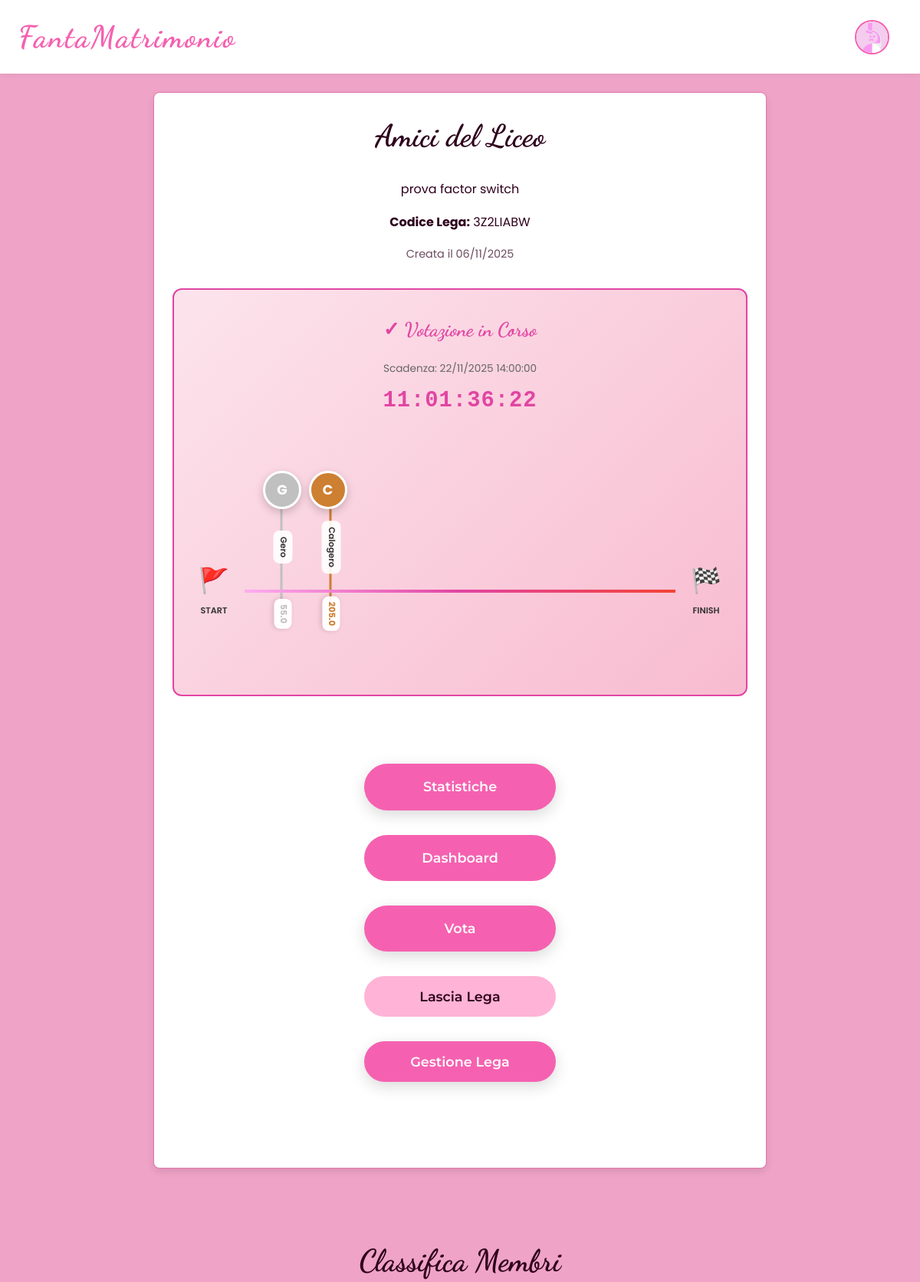
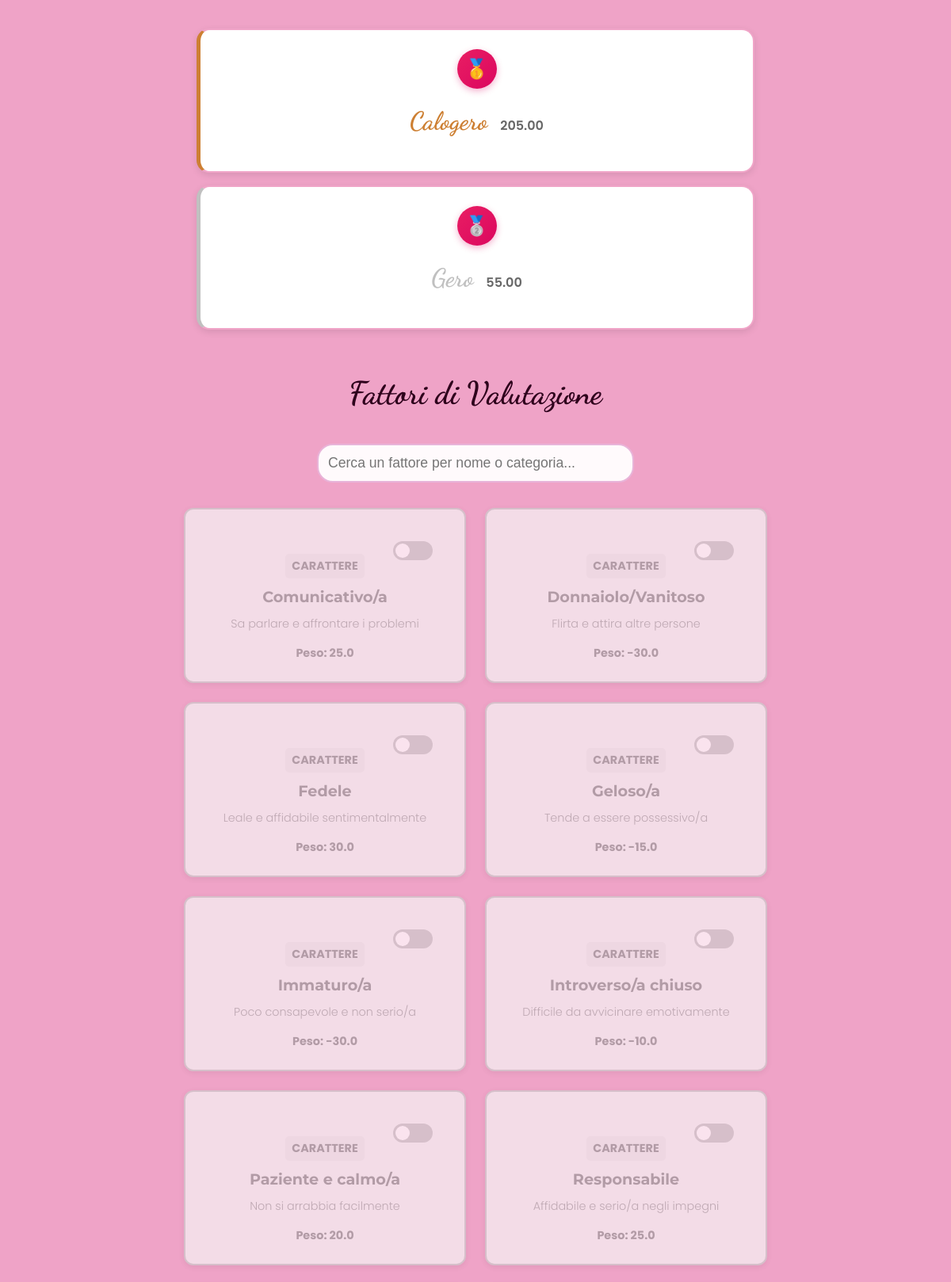
Screenshot of /league/1 (signed in, upper part) with the database file from the repository (2 pictures, top to bottom).
### app.py (models this page shows, shortened)
class League(db.Model):
    id = db.Column(db.Integer, primary_key=True)
    name = db.Column(db.String(200), nullable=False)
    description = db.Column(db.Text)
    code = db.Column(db.String(8), unique=True, nullable=False)
    owner_id = db.Column(db.Integer, db.ForeignKey('user.id'), nullable=False)
    created_at = db.Column(db.DateTime, default=datetime.utcnow)
    is_active = db.Column(db.Boolean, default=True)
    members = db.relationship('LeagueMember', backref='league', lazy=True, cascade='all, delete-orphan')
    factors = db.relationship('Factor', backref='league', lazy=True, cascade='all, delete-orphan')
    password_hash = db.Column(db.String(128), nullable=True)

class Voting(db.Model):
    id = db.Column(db.Integer, primary_key=True)
    league_id = db.Column(db.Integer, db.ForeignKey('league.id'), nullable=False)
    start_time = db.Column(db.DateTime, nullable=False)
    end_time = db.Column(db.DateTime, nullable=False)
    created_at = db.Column(db.DateTime, default=datetime.utcnow)
    league = db.relationship('League', backref='votings')

class LeagueMember(db.Model):
    id = db.Column(db.Integer, primary_key=True)
    league_id = db.Column(db.Integer, db.ForeignKey('league.id'), nullable=False)
    user_id = db.Column(db.Integer, db.ForeignKey('user.id'), nullable=False)
    age = db.Column(db.Integer)
    avatar = db.Column(db.String(255), default="default.png")
    is_competing = db.Column(db.Boolean, default=True)
    joined_at = db.Column(db.DateTime, default=datetime.utcnow)
    total_score = db.Column(db.Float, default=0.0)
    is_banned = db.Column(db.Boolean, default=False)
    user = db.relationship('User', back_populates='memberships')
    votes_received = db.relationship('FactorVote', backref='member', lazy=True)
    @property
    def name(self):
        return self.user.username if self.user else "Unknown"
    @property
    def base_score(self):
        return self.user.marriage_score if self.user else 0
    @property
    def calculated_total_score(self):
        base = self.base_score
        if not self.votes_received:
            return base
        votes_sum = sum([v.score for v in self.votes_received])
        total = base + votes_sum
        return max(0, int(total))
    @property
    def user_color(self):
        colors = [
            '#FFD700',  # Oro
            '#C0C0C0',  # Argento
            '#CD7F32',  # Bronzo
            '#FF6B9D',  # Rosa
            '#A569BD',  # Viola
            '#5DADE2',  # Azzurro
            '#52BE80',  # Verde
            '#F8B88B',  # Arancione
        ]
        return colors[self.user_id % len(colors)]

class User(db.Model):
    id = db.Column(db.Integer, primary_key=True)
    username = db.Column(db.String(120), unique=True, nullable=False)
    email = db.Column(db.String(120), unique=True)
    password_hash = db.Column(db.String(255))
    avatar = db.Column(db.String(255), default="default.png")
    provider = db.Column(db.String(16), default="local")
    created_at = db.Column(db.DateTime, default=datetime.utcnow)
    is_verified = db.Column(db.Boolean, default=False)
    email_token = db.Column(db.String(128))
    owned_leagues = db.relationship('League', backref='owner', lazy=True, foreign_keys='League.owner_id')
    memberships = db.relationship('LeagueMember', back_populates='user', lazy=True)
    votes = db.relationship('FactorVote', backref='voter', lazy=True)
    reset_token = db.Column(db.String(100), unique=True)
    reset_token_expiry = db.Column(db.DateTime)
    questionnaire_completed = db.Column(db.Boolean, default=False)
    marriage_score = db.Column(db.Integer, default=0)
    age = db.Column(db.Integer)
    gender = db.Column(db.String(20), default="Altro")  # AGGIUNGI QUESTA RIGA
    employment_status = db.Column(db.String(100))
    longest_relationship = db.Column(db.Integer)  # In mesi
    num_relationships = db.Column(db.Integer)
    current_status = db.Column(db.String(50))
    has_cheated = db.Column(db.Boolean)
    would_cheat = db.Column(db.String(50))
    marriage_idea = db.Column(db.Text)
    wants_children = db.Column(db.Integer)
    living_together = db.Column(db.String(50))
    commitment_level = db.Column(db.Integer)

class StandardFactor(db.Model):
    id = db.Column(db.Integer, primary_key=True)
    name = db.Column(db.String(100), nullable=False)
    description = db.Column(db.Text, nullable=True)
    category = db.Column(db.String(50), nullable=False)
    default_weight = db.Column(db.Float, nullable=False, default=0)

### app.py (the view)
@app.route("/league/<int:league_id>", methods=['GET'])
def league_detail(league_id):
    if 'user_id' not in session:
        flash("Effettua prima il login", "warning")
        return redirect(url_for("login"))
    league = db.session.get(League, league_id)
    if not league:
        flash("Lega non trovata", "danger")
        return redirect(url_for("dashboard"))
    is_blacklisted = BlacklistedMember.query.filter_by(
        league_id=league_id,
        user_id=session['user_id']
    ).first()
    if is_blacklisted:
        flash(f"Sei stato espulso dalla lega '{league.name}' dall'amministratore", "danger")
        return redirect(url_for("dashboard"))
    is_member = LeagueMember.query.filter_by(
        league_id=league_id,
        user_id=session['user_id']
    ).first()
    is_owner = (league.owner_id == session['user_id'])
    if not is_member and not is_owner:
        flash("Non sei membro di questa lega", "warning")
        return redirect(url_for("dashboard"))
    members = LeagueMember.query.filter_by(league_id=league_id).all()
    members_sorted = sorted(
        members,
        key=lambda m: m.calculated_total_score,
        reverse=True
    )
    custom_factors = Factor.query.filter_by(league_id=league_id).all()
    active_links = LeagueFactor.query.filter_by(league_id=league_id, is_active=True).all()
    active_standard_factor_ids = {link.standard_factor_id for link in active_links}
    all_standard_factors_for_owner = []
    active_standard_factors_for_member = []
    if is_owner:
        all_standard_factors_for_owner = StandardFactor.query.order_by(StandardFactor.category, StandardFactor.name).all()
    else:
        if active_standard_factor_ids:
            active_standard_factors_for_member = StandardFactor.query.filter(StandardFactor.id.in_(active_standard_factor_ids)).all()
    voting = Voting.query.filter_by(league_id=league_id).order_by(Voting.created_at.desc()).first()
    return render_template(
        "league_detail.html",
        league=league,
        members=members_sorted,
        custom_factors=custom_factors,
        is_member=is_member is not None,
        is_owner=is_owner,
        all_standard_factors=all_standard_factors_for_owner,
        active_standard_factor_ids=active_standard_factor_ids,
        active_standard_factors=active_standard_factors_for_member,
        voting=voting,  # ===== AGGIUNGI QUESTO =====
    )

### templates/league_detail.html (shortened to what this page needs)
{% extends "base.html" %}
{% block content %}
<section class="league-info card">
  <h2>{{ league.name }}</h2>
  <p>{{ league.description or 'Nessuna descrizione' }}</p>
  <p><strong>Codice Lega:</strong> <span class="code">{{ league.code }}</span></p>
  <p class="created-date">Creata il {{ league.created_at.strftime('%d/%m/%Y') }}</p>
{% if voting and voting.end_time > now %}
<div style="margin: 2rem auto; max-width: 900px; padding: 2rem; background: linear-gradient(135deg, #fce4ec 0%, #f8bbd0 100%); border: 2px solid #E145A3; border-radius: 12px;">
  <h3 style="color: #E145A3; font-family: 'Dancing Script', cursive; font-size: 1.6rem; margin: 0 0 1rem 0; text-align: center;">✓ Votazione in Corso</h3>
  <div style="text-align: center; margin-bottom: 0.5rem;">
    <small style="color: #666; font-size: 0.85rem;">Scadenza: {{ voting.end_time.strftime('%d/%m/%Y %H:%M:%S') }}</small>
  </div>
  <div style="text-align: center; margin-bottom: 1.5rem;">
    <div id="countdownDisplay" style="font-size: 1.8rem; font-weight: 700; color: #E145A3; font-family: 'Courier New', monospace; letter-spacing: 1px;">00:00:00:00</div>
  </div>
  <div style="position: relative; margin: 2rem 0; padding: 1rem 1rem 0.5rem 1rem;">
    <div style="position: absolute; top: 85%; left: 60px; right: 60px; height: 4px; background: linear-gradient(to right, #fdadf0, #E145A3, #f44336); z-index: 1;"></div>
    <div style="position: absolute; left: 0; top: 85%; transform: translateY(-50%); text-align: center; z-index: 5;">
      <div style="font-size: 2rem; margin-bottom: 0.3rem;">🚩</div>
      <p style="font-size: 0.7rem; color: #333; font-weight: 600; margin: 0;">START</p>
    </div>
    <div style="position: absolute; right: 0; top: 85%; transform: translateY(-50%); text-align: center; z-index: 5;">
      <div style="font-size: 2rem; margin-bottom: 0.3rem;">🏁</div>
      <p style="font-size: 0.7rem; color: #333; font-weight: 600; margin: 0;">FINISH</p>
    </div>
    <div style="position: relative; height: 200px; margin: 0 60px;">
      {% if members %}
        {% for member in members %}
          <div class="avatar-member avatar-{{ member.id }}"
               data-member-id="{{ member.id }}"
               data-member-score="{{ member.calculated_total_score }}"
               style="position: absolute; left: 0; z-index: 3; transform: translateX(-50%); transition: top 0.5s ease, left 0.5s ease; text-align: center;">
            <div style="width: 50px; height: 50px; margin: 0 auto; display: flex; align-items: center; justify-content: center; background: {{ member.user_color }}; border-radius: 50%; color: white; font-weight: bold; font-size: 1.1rem; box-shadow: 0 4px 12px rgba(0,0,0,0.2); border: 3px solid white;">
              {{ member.name[0].upper() }}
            </div>
          </div>
        {% endfor %}
      {% endif %}
    </div>
    <div style="position: absolute; top: 75%; left: 60px; right: 60px; height: 0; z-index: 2;">
      {% if members %}
        {% for member in members %}
          <div class="name-display name-{{ member.id }}" style="position: absolute; left: 0; top: -45px; transform: translateX(-50%) rotate(90deg); transition: left 0.5s ease; white-space: nowrap;">
            <p style="font-size: 0.7rem; font-weight: 600; margin: 0; color: #333; background: rgba(255,255,255,0.9); padding: 3px 8px; border-radius: 8px;">{{ member.name }}</p>
          </div>
        {% endfor %}
      {% endif %}
    </div>
    <div style="position: absolute; top: -60px; left: 60px; right: 60px; height: 300px; z-index: 0; pointer-events: none;">
      {% if members %}
        {% for member in members %}
          <svg class="line-svg line-{{ member.id }}" data-member-id="{{ member.id }}" style="position: absolute; left: 0; top: 100; width: 100%; height: 100%; overflow: visible; transition: left 0.5s ease, height 0.5s ease, top 0.5s ease;">
            <line class="connector-line" x1="0" y1="0" x2="0" y2="100" style="stroke: {{ member.user_color }}; stroke-width: 3; stroke-linecap: round;"/>
          </svg>
        {% endfor %}
      {% endif %}
    </div>
    <div style="position: absolute; top: 85%; left: 60px; right: 60px; height: 0; z-index: 2;">
      {% if members %}
        {% for member in members %}
          <div class="score-display score-{{ member.id }}" style="position: absolute; left: 0; top: 15px; transform: translateX(-50%) rotate(90deg); transform-origin: center center; transition: top 0.5s ease, left 0.5s ease; white-space: nowrap;">
            <p style="font-size: 0.7rem; font-weight: bold; margin: 0; color: {{ member.user_color }}; background: rgba(255,255,255,0.95); padding: 2px 7px; border-radius: 8px; box-shadow: 0 2px 6px rgba(0,0,0,0.15);">{{ "%.1f"|format(member.calculated_total_score) }}</p>
          </div>
        {% endfor %}
      {% endif %}
    </div>
  </div>
  <div style="margin-top: 2rem; padding-top: 2.5rem; text-align: center;"></div>
</div>
{% else %}
  <div style="margin: 2rem auto; max-width: 600px; padding: 1.5rem; background: rgba(244, 67, 54, 0.1); border: 2px solid #f44336; border-radius: 12px; text-align: center; color: #f44336; font-weight: 600;">
    ✗ Votazione non in corso
  </div>
{% endif %}
  <div class="actions" style="max-width: 300px; margin: 5rem auto; display: flex; flex-direction: column; gap: 1rem;">
    <a href="{{ url_for('league_stats', league_id=league.id) }}" class="btn btn-primary">Statistiche</a>
    <a href="{{ url_for('dashboard') }}" class="btn btn-secondary">Dashboard</a>
    {% if is_member %}
      <a href="{{ url_for('vote', league_id=league.id) }}" class="btn btn-primary">Vota</a>
      <button onclick="toggleForm('leaveLeagueForm')" class="btn btn-secondary">Lascia Lega</button>
    {% endif %}
    {% if is_owner %}
      <button onclick="toggleForm('manageLegaForm')" class="btn btn-primary">Gestione Lega</button>
    {% endif %}
  </div>
</section>
<main>
  <h2 style="font-family: 'Dancing Script', cursive; text-align: center; margin: 2rem 0;">Classifica Membri</h2>
  {% if members %}
    <div class="ranking-cards-container">
      {% for member in members %}
      <div class="ranking-card" data-member-id="{{ member.id }}" data-member-name="{{ member.name }}" data-color="{{ member.user_color }}">
        <div class="ranking-position">
          {% if loop.index == 1 %}🥇
          {% elif loop.index == 2 %}🥈
          {% elif loop.index == 3 %}🥉
          {% else %}{{ loop.index }}
          {% endif %}
        </div>
        <div class="ranking-info">
          <h1 class="member-name">{{ member.name }}</h1>
          <p class="ranking-score">{{ "%.2f"|format(member.calculated_total_score) }}</p>
        </div>
      </div>
      {% endfor %}
    </div>
  {% else %}
    <p class="no-data">Nessun membro ancora</p>
  {% endif %}
<h2 style="font-family: 'Dancing Script', cursive; text-align: center; margin: 3rem 0 2rem;">Fattori di Valutazione</h2>
{% if is_owner %}
    <div class="container" style="max-width: 1200px; margin: 2rem auto;">
        <div class="search-container" style="text-align: center; margin-bottom: 2rem;">
            <input type="text" id="factorSearch" placeholder="Cerca un fattore per nome o categoria..." style="width: 100%; max-width: 400px; padding: 0.75rem; border-radius: 20px; border: 2px solid #E8B4D9;">
        </div>
        <div class="factors-cards-container">
            {% if all_standard_factors %}
                {% for factor in all_standard_factors %}
                <div class="factor-card standard-factor-card" data-name="{{ factor.name.lower() }}" data-category="{{ factor.category.lower() }}">
                    <div style="position: absolute; top: 1rem; right: 1rem;">
                        <label class="switch">
                            <span class="slider round"></span>
                        </label>
                    </div>
                    <div class="factor-content">
                        <span class="factor-category" style="color: #E75480; font-size: 0.9rem; font-weight: bold;">{{ factor.category }}</span>
                        <h3 style="margin: 0.5rem 0; color: #B752B9; font-size: 1.2rem;">{{ factor.name }}</h3>
                        <p style="margin: 0.5rem 0 1rem; font-size: 0.9rem; color: #555;">{{ factor.description }}</p>
                        <div class="factor-weight" style="color: #E75480; font-weight: bold;">Peso: {{ factor.default_weight }}</div>
                    </div>
                </div>
                {% endfor %}
            {% else %}
                <p class="no-data" style="text-align: center; color: #999;">Nessun fattore standard disponibile</p>
            {% endif %}
        </div>
    </div>
{% endif %}
</main>
{% endblock %}

### rows the page displays
League: name "Amici del Liceo", description "prova factor switch", code "3Z2LIABW", created_at "06/11/2025"
Voting: end_time "22/11/2025 14:00:00"
LeagueMember: username "C", name "Calogero"
LeagueMember: username "G", name "Gero", {{ member.id }} 1 (drawn)
User: calculated_total_score "205.0", calculated_total_score "205.00"
User: calculated_total_score "55.0", calculated_total_score "55.00"
StandardFactor: category "CARATTERE", name "Comunicativo/a", description "Sa parlare e affrontare i problemi", default_weight "25.0"
StandardFactor: category "CARATTERE", name "Donnaiolo/Vanitoso", description "Flirta e attira altre persone", default_weight "-30.0"
StandardFactor: category "CARATTERE", name "Fedele", description "Leale e affidabile sentimentalmente", default_weight "30.0"
StandardFactor: category "CARATTERE", name "Geloso/a", description "Tende a essere possessivo/a", default_weight "-15.0"
StandardFactor: category "CARATTERE", name "Immaturo/a", description "Poco consapevole e non serio/a", default_weight "-30.0"
StandardFactor: category "CARATTERE", name "Introverso/a chiuso", description "Difficile da avvicinare emotivamente", default_weight "-10.0"
StandardFactor: category "CARATTERE", name "Paziente e calmo/a", description "Non si arrabbia facilmente", default_weight "20.0"
StandardFactor: category "CARATTERE", name "Responsabile", description "Affidabile e serio/a negli impegni", default_weight "25.0"
